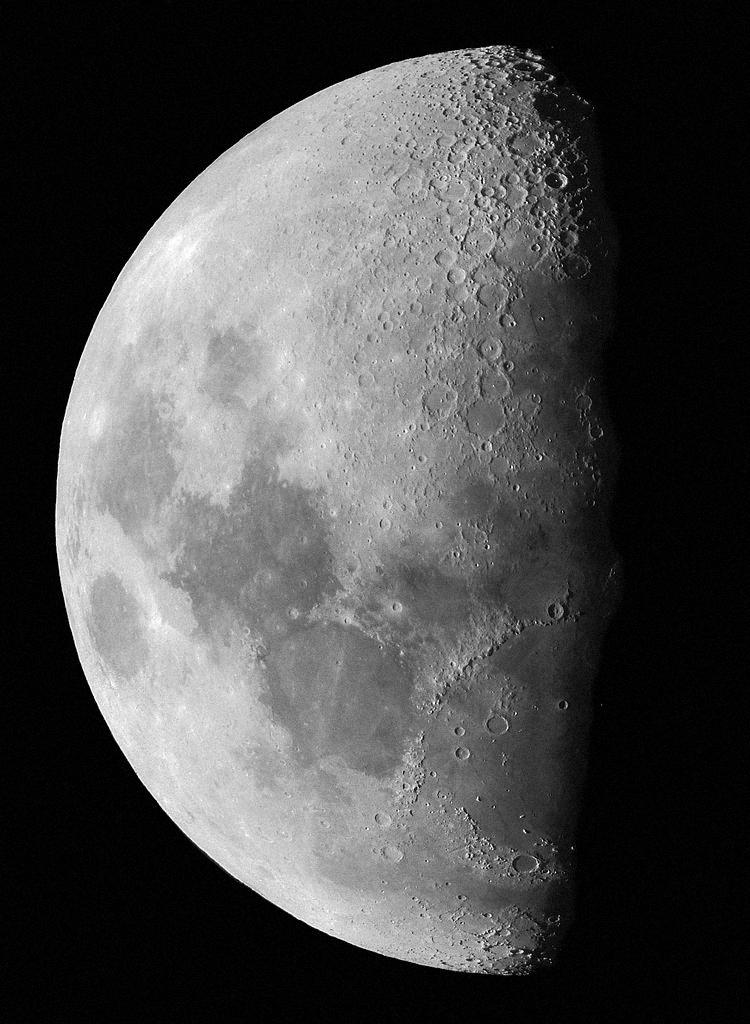
#> input picture img/moon.jpg, 750 x 1024 px
$ python homework1_1.py
#> lines starting #> are read from the running program, lines starting #| are printed output that depends on the picture
#MSSV: N20DCCN134
#HO VA TEN: TRỊNH THANH SƠN

import matplotlib.pyplot as plt
import numpy as np
import cv2 as cv2

img = cv2.imread('img/moon.jpg',cv2.IMREAD_GRAYSCALE)
#> img is the input picture: shape (1024, 750); min 0, max 255, mean 75.4
clahe = cv2.createCLAHE(clipLimit=2.0, tileGridSize=(8,8))
clahe1 = clahe.apply(img)
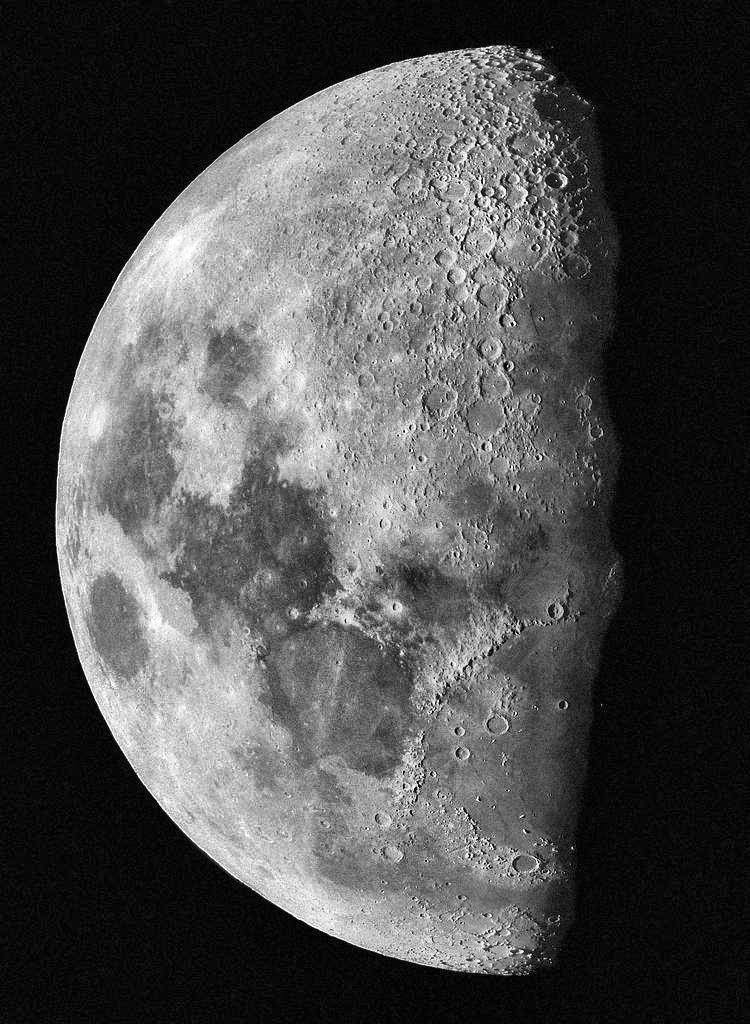
#> clahe1: shape (1024, 750); min 0, max 255, mean 76.8

plt.figure(figsize=(10,8))
plt.subplot(2,2,1)
plt.imshow(cv2.cvtColor(img,cv2.COLOR_BGR2RGB))
plt.title('Original image')

plt.subplot(2,2,2)
plt.imshow(cv2.cvtColor(clahe1,cv2.COLOR_BGR2RGB))
plt.title('Contrast limit histogram equalization')

hist_og = cv2.calcHist([img],[0],None,[256],[0,256])
#> hist_og = 256 values, max 102420 at index 2, min 51 at index 253, mean 3000
plt.subplot(2,2,3)
plt.bar(np.arange(256),hist_og.ravel())
plt.xlim([0,256])
plt.xlabel('Gray level')
plt.ylabel('Pixels')
plt.title('Histogram of original image')

hist_og = cv2.calcHist([clahe1],[0],None,[256],[0,256])
#> hist_og = 256 values, max 63524 at index 9, min 12 at index 0, mean 3000
plt.subplot(2,2,4)
plt.bar(np.arange(256),hist_og.ravel())
plt.xlim([0,256])
plt.xlabel('Gray level')
plt.ylabel('Pixels')
plt.title('Histogram of Contrast limit histogram equalization')
plt.show()
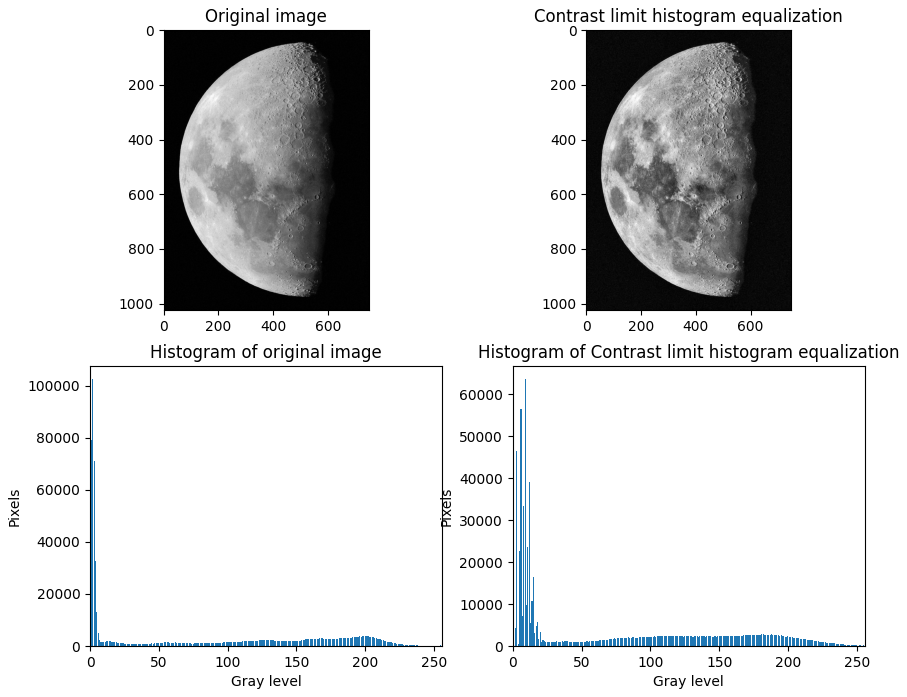
#> figure drawn by matplotlib, 4 panels; panel 3: tallest bar 102420 high, from x = 1.6 to 2.4; panel 4: tallest bar 63524 high, from x = 8.6 to 9.4
